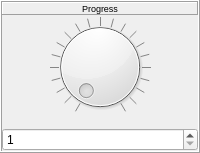
             <widget class="QFrame" name="frame_Progress">
              <property name="sizePolicy">
               <sizepolicy hsizetype="Minimum" vsizetype="Preferred">
                <horstretch>0</horstretch>
                <verstretch>0</verstretch>
               </sizepolicy>
              </property>
              <property name="minimumSize">
               <size>
                <width>50</width>
                <height>100</height>
               </size>
              </property>
              <property name="frameShape">
               <enum>QFrame::Box</enum>
              </property>
              <property name="frameShadow">
               <enum>QFrame::Raised</enum>
              </property>
              <layout class="QVBoxLayout" name="verticalLayout_78">
               <property name="spacing">
                <number>2</number>
               </property>
               <property name="sizeConstraint">
                <enum>QLayout::SetMaximumSize</enum>
               </property>
               <property name="leftMargin">
                <number>0</number>
               </property>
               <property name="topMargin">
                <number>0</number>
               </property>
               <property name="rightMargin">
                <number>0</number>
               </property>
               <property name="bottomMargin">
                <number>0</number>
               </property>
               <item>
                <widget class="QFrame" name="frame_Label_Progress">
                 <property name="frameShape">
                  <enum>QFrame::NoFrame</enum>
                 </property>
                 <property name="frameShadow">
                  <enum>QFrame::Raised</enum>
                 </property>
                 <layout class="QVBoxLayout" name="verticalLayout_79">
                  <property name="leftMargin">
                   <number>0</number>
                  </property>
                  <property name="topMargin">
                   <number>0</number>
                  </property>
                  <property name="rightMargin">
                   <number>0</number>
                  </property>
                  <property name="bottomMargin">
                   <number>0</number>
                  </property>
                  <item>
                   <widget class="QLabel" name="label_Progress">
                    <property name="font">
                     <font>
                      <pointsize>7</pointsize>
                     </font>
                    </property>
                    <property name="autoFillBackground">
                     <bool>false</bool>
                    </property>
                    <property name="frameShape">
                     <enum>QFrame::Panel</enum>
                    </property>
                    <property name="frameShadow">
                     <enum>QFrame::Raised</enum>
                    </property>
                    <property name="text">
                     <string>Progress</string>
                    </property>
                    <property name="alignment">
                     <set>Qt::AlignCenter</set>
                    </property>
                   </widget>
                  </item>
                 </layout>
                </widget>
               </item>
               <item>
                <widget class="QFrame" name="frame_Dial_Progress">
                 <property name="sizePolicy">
                  <sizepolicy hsizetype="Preferred" vsizetype="Preferred">
                   <horstretch>0</horstretch>
                   <verstretch>0</verstretch>
                  </sizepolicy>
                 </property>
                 <property name="frameShape">
                  <enum>QFrame::NoFrame</enum>
                 </property>
                 <property name="frameShadow">
                  <enum>QFrame::Raised</enum>
                 </property>
                 <layout class="QVBoxLayout" name="verticalLayout_80">
                  <property name="leftMargin">
                   <number>0</number>
                  </property>
                  <property name="topMargin">
                   <number>0</number>
                  </property>
                  <property name="rightMargin">
                   <number>0</number>
                  </property>
                  <item>
                   <widget class="QDial" name="dial_Progress">
                    <property name="sizePolicy">
                     <sizepolicy hsizetype="Preferred" vsizetype="Preferred">
                      <horstretch>0</horstretch>
                      <verstretch>0</verstretch>
                     </sizepolicy>
                    </property>
                    <property name="cursor">
                     <cursorShape>OpenHandCursor</cursorShape>
                    </property>
                    <property name="minimum">
                     <number>1</number>
                    </property>
                    <property name="maximum">
                     <number>1000</number>
                    </property>
                    <property name="singleStep">
                     <number>1</number>
                    </property>
                    <property name="pageStep">
                     <number>10</number>
                    </property>
                    <property name="value">
                     <number>1</number>
                    </property>
                    <property name="tracking">
                     <bool>true</bool>
                    </property>
                    <property name="orientation">
                     <enum>Qt::Horizontal</enum>
                    </property>
                    <property name="invertedAppearance">
                     <bool>false</bool>
                    </property>
                    <property name="invertedControls">
                     <bool>false</bool>
                    </property>
                    <property name="wrapping">
                     <bool>false</bool>
                    </property>
                    <property name="notchTarget">
                     <double>50.000000000000000</double>
                    </property>
                    <property name="notchesVisible">
                     <bool>true</bool>
                    </property>
                   </widget>
                  </item>
                 </layout>
                </widget>
               </item>
               <item>
                <widget class="QDoubleSpinBox" name="doubleSpinBox_Progress">
                 <property name="sizePolicy">
                  <sizepolicy hsizetype="Preferred" vsizetype="Preferred">
                   <horstretch>0</horstretch>
                   <verstretch>0</verstretch>
                  </sizepolicy>
                 </property>
                 <property name="font">
                  <font>
                   <pointsize>9</pointsize>
                  </font>
                 </property>
                 <property name="wrapping">
                  <bool>false</bool>
                 </property>
                 <property name="frame">
                  <bool>true</bool>
                 </property>
                 <property name="buttonSymbols">
                  <enum>QAbstractSpinBox::UpDownArrows</enum>
                 </property>
                 <property name="accelerated">
                  <bool>true</bool>
                 </property>
                 <property name="keyboardTracking">
                  <bool>true</bool>
                 </property>
                 <property name="showGroupSeparator" stdset="0">
                  <bool>false</bool>
                 </property>
                 <property name="decimals">
                  <number>0</number>
                 </property>
                 <property name="minimum">
                  <double>1.000000000000000</double>
                 </property>
                 <property name="maximum">
                  <double>1000.000000000000000</double>
                 </property>
                 <property name="singleStep">
                  <double>1.000000000000000</double>
                 </property>
                 <property name="value">
                  <double>1.000000000000000</double>
                 </property>
                </widget>
               </item>
              </layout>
             </widget>
